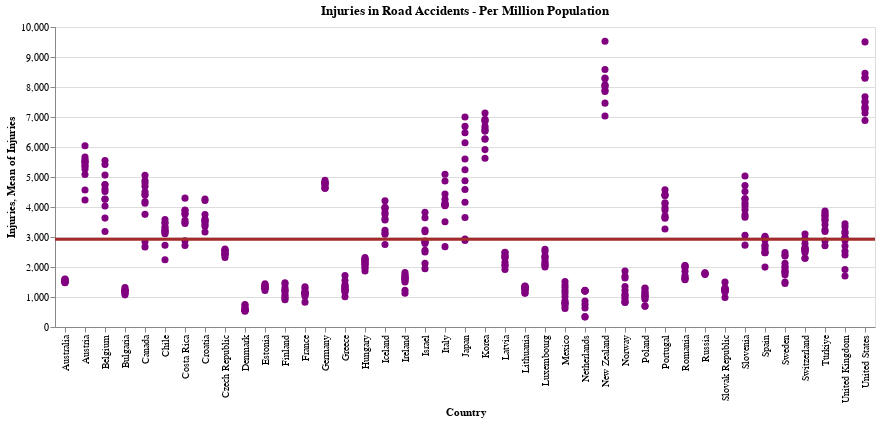

Notebook code cell kept with this figure:
### Code cell
# Scatter - Slider 

slider = alt.binding_range(min=2010, max=2021, step=1, name='Year')
selection = alt.selection_point(fields=['Year'], bind=slider)
opacity = alt.condition(selection, alt.value(1.0), alt.value(0))

chart = alt.Chart(data, title = 'Injuries in Road Accidents - Per Million Population').mark_point(filled=True, size=50, color='purple').encode(
    x = 'Country:N',
    y = 'Injuries:Q',
    opacity = opacity
).add_params(selection)

line = alt.Chart().mark_rule(color='brown').encode(
    y='mean(Injuries):Q',
    size=alt.SizeValue(3)
).transform_filter(
    selection
)

alt.layer(chart, line, data=data)

### Figure 1 — Vega-Lite specification as saved in the notebook (floating-point values rounded to 4 significant figures; data arrays with more than 128 entries replaced by an {"elided": "..."} marker saying what was removed)
{"config": {"view": {"continuousWidth": 300, "continuousHeight": 300}}, "layer": [{"mark": {"type": "point", "color": "purple", "filled": true, "size": 50}, "encoding": {"opacity": {"condition": {"param": "param_73", "value": 1.0}, "value": 0}, "x": {"field": "Country", "type": "nominal"}, "y": {"field": "Injuries", "type": "quantitative"}}, "name": "view_52", "title": "Injuries in Road Accidents - Per Million Population"}, {"mark": {"type": "rule", "color": "brown"}, "encoding": {"size": {"value": 3}, "y": {"aggregate": "mean", "field": "Injuries", "type": "quantitative"}}, "transform": [{"filter": {"param": "param_73"}}]}], "data": {"name": "data-9c60a30b2c5151cd0bd25720e06c33ca"}, "params": [{"name": "param_73", "select": {"type": "point", "fields": ["Year"]}, "bind": {"input": "range", "max": 2021, "min": 2010, "name": "Year", "step": 1}, "views": ["view_52"]}], "$schema": "https://vega.github.io/schema/vega-lite/v5.15.1.json", "datasets": {"data-9c60a30b2c5151cd0bd25720e06c33ca": {"elided": "457 records"}}}
